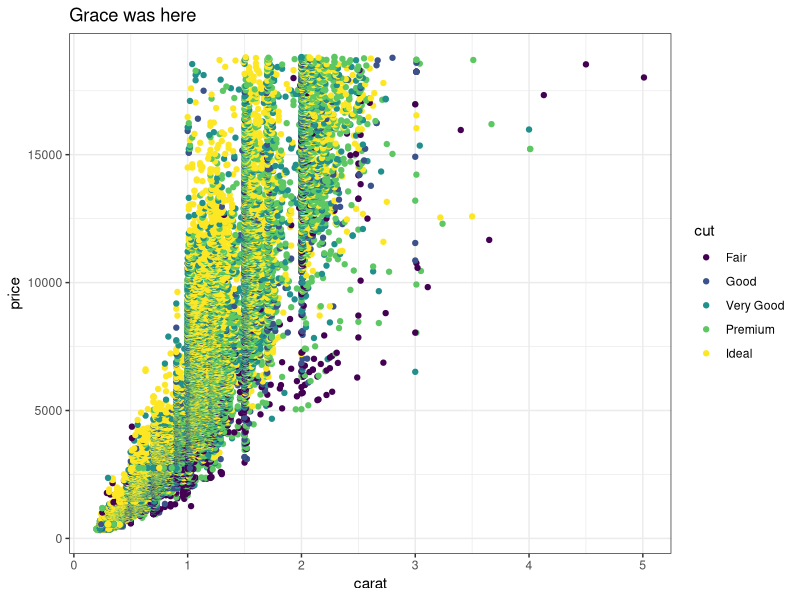
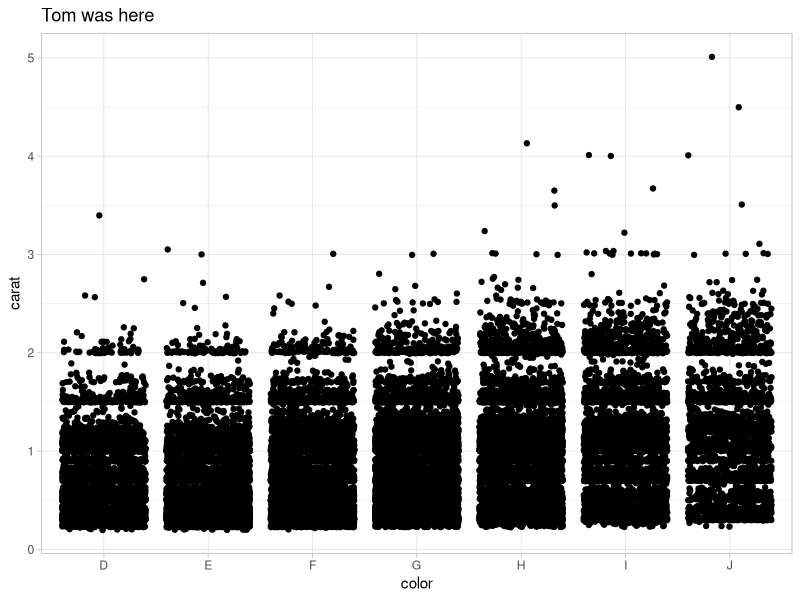
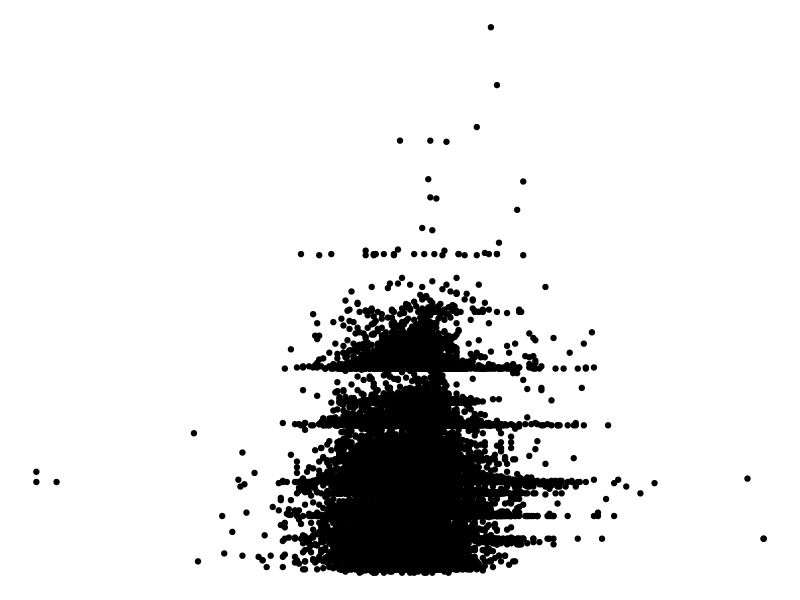

These figures' R source, in order:
## ---- chunk 1
knitr::opts_chunk$set(echo = TRUE)
library(tidyverse)
## ---- chunk 2
# Partner 1: 
# Run the code below to see the original graph
# Change the code below to make the point color change based on 'cut', and update the theme to theme_bw(). Update the title to include your first name. 

ggplot(data = diamonds, aes(x = carat, y = price)) +
  geom_point(aes(color = cut)) +
  theme_bw() +
  labs(title = "Grace was here")
## ---- chunk 3
# Partner 2: 
# Run the code below to see the original graph
# Change the code below to make the geom a geom_jitter, and update the theme to theme_light. Update the title to include your first name. 

ggplot(data = diamonds, aes(x = color, y = carat)) +
  geom_jitter() +
  theme_light() +
  labs(title = "Tom was here")
## ---- chunk 4
ggplot(data = diamonds, aes(x = depth, y = carat)) +
  geom_point() +
  theme_void()
## ---- chunk 5
